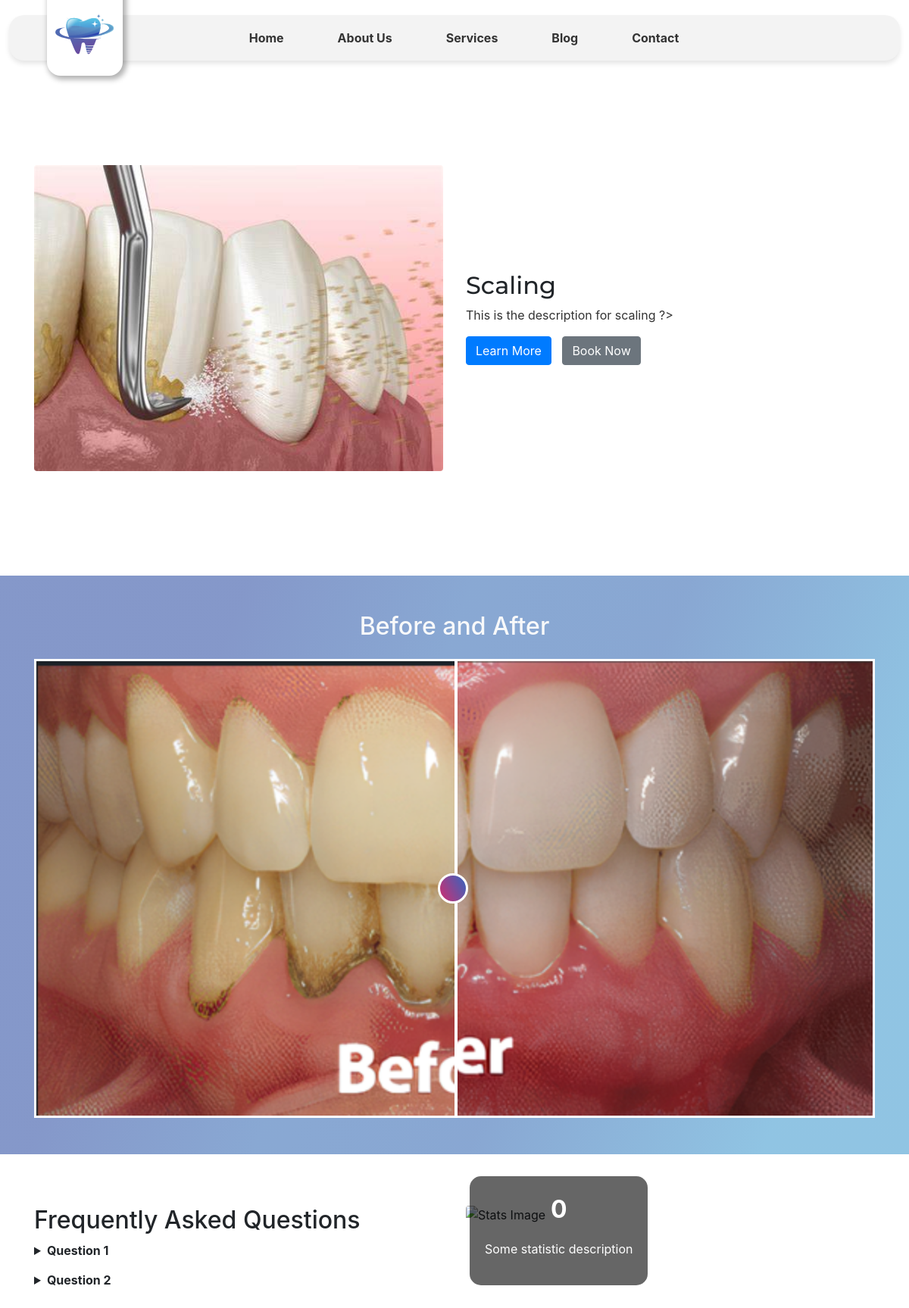
The page /service-page.php?service=Scaling on the database its author committed.
### tables this page shows
create table services(id int primary key auto_increment, service_title varchar(255), service_desc varchar(5000), service_thumbnail varchar(255), service_before_image varchar(255), service_after_image varchar(255), createdAt datetime default CURRENT_TIMESTAMP, updatedAt datetime default current_timestamp);

### service-page.php (the view, shortened to what this page needs)
<!DOCTYPE html>
<html lang="en">
<head>
    <link href="https://stackpath.bootstrapcdn.com/bootstrap/4.5.2/css/bootstrap.min.css" rel="stylesheet">
    <link rel="stylesheet" href="styles/service-content.css">
    <link rel="stylesheet" href="styles/fonts.css">
    <link rel="stylesheet" href="styles/new-nav.css">
</head>
<body>
    <?php include 'new-responsive-nav.php'; ?>
    <?php
    include 'db/config.php';
    $title = $_GET['service'];
    $sql = "SELECT * FROM services WHERE service_title = '$title'";
    $result = mysqli_query($conn, $sql);
    $row = mysqli_fetch_array($result);
    $title = $row['service_title'];
    $desc = $row['service_desc'];
    $thumbnail = $row['service_thumbnail'];
    $service_before = $row['service_before_image'];
    ?>
    <section class="service-details py-5">
        <div class="container">
            <div class="row align-items-center">
                <div class="col-md-6">
                    <img src="<?php echo $thumbnail ?>" class="img-fluid rounded" alt="Service Image">
                </div>
                <div class="col-md-6">
                    <h2><?php echo $title; ?></h2>
                    <p><?php
                    $desc = str_replace("\n", "</p><p>", $desc);
                    $desc = str_replace("", "", $desc);
                    echo $desc; ?>
                        ?></p>
                    <a href="#" class="btn btn-primary">Learn More</a>
                    <a href="#" class="btn btn-secondary">Book Now</a>
                </div>
            </div>
        </div>
    </section>
    <section class="before-after py-5 text-center">
        <div class="container">
            <h2 class="text-light mb-4">Before and After</h2>
            <div id="before-after-slider">
                <div id="before-image">
                    <img src="<?php echo $service_before; ?>"
                        alt="before" />
                </div>
                <div id="after-image">
                </div>
                <div id="resizer"></div>
            </div>
        </div>
    </section>
    <section class="faq-stats py-5">
        <div class="container">
            <div class="row">
                <div class="col-md-6">
                    <h2>Frequently Asked Questions</h2>
                    <details>
                        <summary><span class="icon"></span> Question 1</summary>
                    </details>
                    <details>
                        <summary><span class="icon"></span> Question 2</summary>
                    </details>
                </div>
                <div class="col-md-6 position-relative">
                    <img src="imgs/sample.jpg" class="img-fluid rounded" alt="Stats Image">
                    <div class="stats-box">
                        <p class="number">0</p>
                        <p class="text">Some statistic description</p>
                    </div>
                </div>
            </div>
        </div>
    </section>
</body>
</html>

### styles/service-content.css (style rules this page uses)
.service-details { display: flex; justify-content: space-between; align-items: center; margin-bottom: 20px; height: 80svh; }
.service-details img { border-radius: 15px; }
.service-details h2 { font-size: 2rem; font-family: var(--hero-text-font); }
.service-details p { font-size: 1rem; color: #333; }
.service-details .btn { margin-right: 10px; }
.before-after { display: flex; justify-content: center; align-items: center; margin-bottom: 20px; background: linear-gradient(291deg, rgba(97, 171, 215, 0.70) 13%, rgba(86.47, 129.54, 191.31, 0.70) 39%, rgba(86.93, 131.33, 192.33, 0.70) 58%, rgba(81, 108, 179, 0.70) 78%); }
img { width:100%; display:block; user-select: none; }
#before-after-slider { width:100%; position:relative; overflow:hidden; border:3px solid white; }
#after-image { display:block }
#before-image { position:absolute; height:100%; width:50%; top:0; left:0; overflow:hidden; z-index:2; }
#resizer { position:absolute; display:flex; align-items:center; z-index:5; top:0; left:50%; height:100%; width:4px; background:white; -ms-touch-action: pan-y; touch-action: pan-y; }
#resizer:after { background:linear-gradient(62deg,#c93072 5%,#3365c0); font-family: "Font Awesome 5 Free"; content:'\f337'; font-weight:900; display:flex; justify-content:center; align-items:center; color:white; position:absolute; margin: 0 0 0 -22px; width:40px; height:40px; border-radius:50%; border:3px solid white; }
.faq-stats img { border-radius: 15px; }
.faq-stats details { margin-bottom: 15px; }
.faq-stats details summary { cursor: pointer; font-weight: bold; position: relative; }
.stats-box { position: absolute; bottom: 20px; left: 20px; background: rgba(0, 0, 0, 0.6); color: #fff; padding: 20px; border-radius: 15px; text-align: center; }
.stats-box .number { font-size: 2rem; font-weight: bold; }
.rounded { border-radius: 15px; }

### rows shown on the page
services: service_thumbnail (picture), service_title "Scaling", service_desc "This is the description for scaling", service_before_image (picture)
